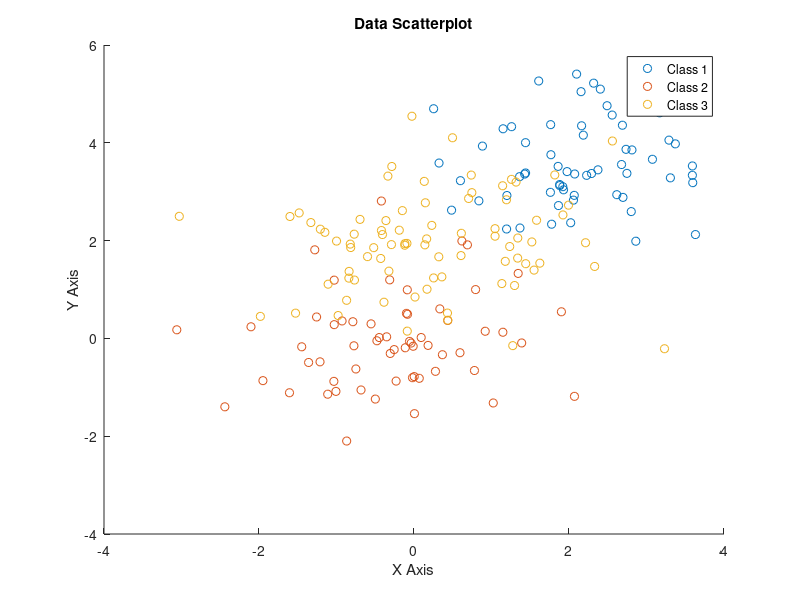

The MATLAB source for this figure: (Note: this script raises an error after producing the figure.)
% Edward Hong
% Nearest Neighbor Classifier

%% Intialization
clc, clear
load("data_knnSimulation.mat")

%% Plotting Dataset
gscatter(Xtrain(:,1),Xtrain(:,2),ytrain)
legend('Class 1','Class 2','Class 3')
xlabel('X Axis')
ylabel('Y Axis')
title('Data Scatterplot')

%% Plotting Heatmap Probabilities on a 2D map
heatmap_kNN(Xtrain, ytrain, 10, 2)
heatmap_kNN(Xtrain, ytrain, 10, 3)

%% Class Label Predictions
labelmap_kNN(Xtrain, ytrain, 1)
labelmap_kNN(Xtrain, ytrain, 5)

%% LOOCV CCR Computations

for k = 1:2:11 % only odd kNN, even would run into tie-breaker issue and affects CCR
    ypred = zeros(size(ytrain));
    for i = 1:size(ypred)
        % setup for leave one out 
        LOO_Xtest = Xtrain(i,:); 
        LOO_Xtrain = Xtrain;
        LOO_Xtrain(i,:) = [];
        LOO_ytrain = ytrain;
        LOO_ytrain(i,:) = [];
        
        % compute dist to leave one out
        dist = [LOO_Xtrain(:,1)-LOO_Xtest(1,1), LOO_Xtrain(:,2)-LOO_Xtest(1,2)].^2;
        eu_dist = sortrows([sum(dist,2),LOO_ytrain]);
        ypred(i) = mode(eu_dist(1:k,2));
    end

    % compute confusion matrix & CCR
    conf_mat = confusionmat(ytrain, ypred);
    CCR = sum(diag(conf_mat))/size(Xtrain,1);
    
    % Logic for collecting CCRs into one vector
    if k == 1
        CCR_values = CCR;
    else
        CCR_values = [CCR_values, CCR];
    end
end

% Plot result
figure
plot(1:2:11,CCR_values);
title('CCR Values vs k Values');
xlabel('k Values')
ylabel('CCR Values')

%% Functions
function heatmap_kNN(Xtrain, ytrain, kN, label)
    % Initialize probility mesh grid (heatmap)
    [Xgrid, Ygrid] = meshgrid([-3.5:0.1:6],[-3:0.1:6.5]);
    Xtest = [Xgrid(:),Ygrid(:)];
    [Ntest,~]=size(Xtest);
    probabilities = zeros(Ntest,1); % 9216 => size of Xtest
    
    % Compute NN
    for i = 1:Ntest
        dist = [Xtrain(:,1)-Xtest(i,1), Xtrain(:,2)-Xtest(i,2)].^2;                 % compute euclidean distance of 1 grid point to all points
        eu_dist = sortrows([sqrt(sum(dist,2)),ytrain]);                                    % sort by label and find 10 nearest
        probabilities(i) = sum(eu_dist(1:kN,2)==label)/kN;
    end
    
    % Plot
    figure;
    classProbOnGrid = reshape(probabilities,size(Xgrid));
    contourf(Xgrid,Ygrid,classProbOnGrid);
    colorbar;

    xlabel('X Axis')
    ylabel('Y Axis')
    title(sprintf('Probability of %dNN(y = %d|x) Heat Map', kN, label))
end

function labelmap_kNN(Xtrain, ytrain, kN)
    % Intialize grid
    [Xgrid, Ygrid] = meshgrid([-3.5:0.1:6],[-3:0.1:6.5]);
    Xtest = [Xgrid(:),Ygrid(:)];
    [Ntest,~]=size(Xtest);
    ypred = zeros(9216,1);
    
    % Compute predictions
    for i = 1:Ntest
        dist = [Xtrain(:,1)-Xtest(i,1), Xtrain(:,2)-Xtest(i,2)].^2;                 % compute euclidean distance of 1 grid point to all points
        eu_dist = sortrows([sum(dist,2),ytrain]);                                    % sort by label and find 10 nearest
        ypred(i) = mode(eu_dist(1:kN,2)); 
    end
    
    % Plot
    figure
    gscatter(Xgrid(:),Ygrid(:),ypred,'rgb')
    xlim([-3.5,6]);
    ylim([-3,6.5]);
    xlabel('X Axis')
    ylabel('Y Axis')
    title(sprintf('h%dNN(x) classifier decision regions', kN))
    legend('Class 1','Class 2','Class 3')
end